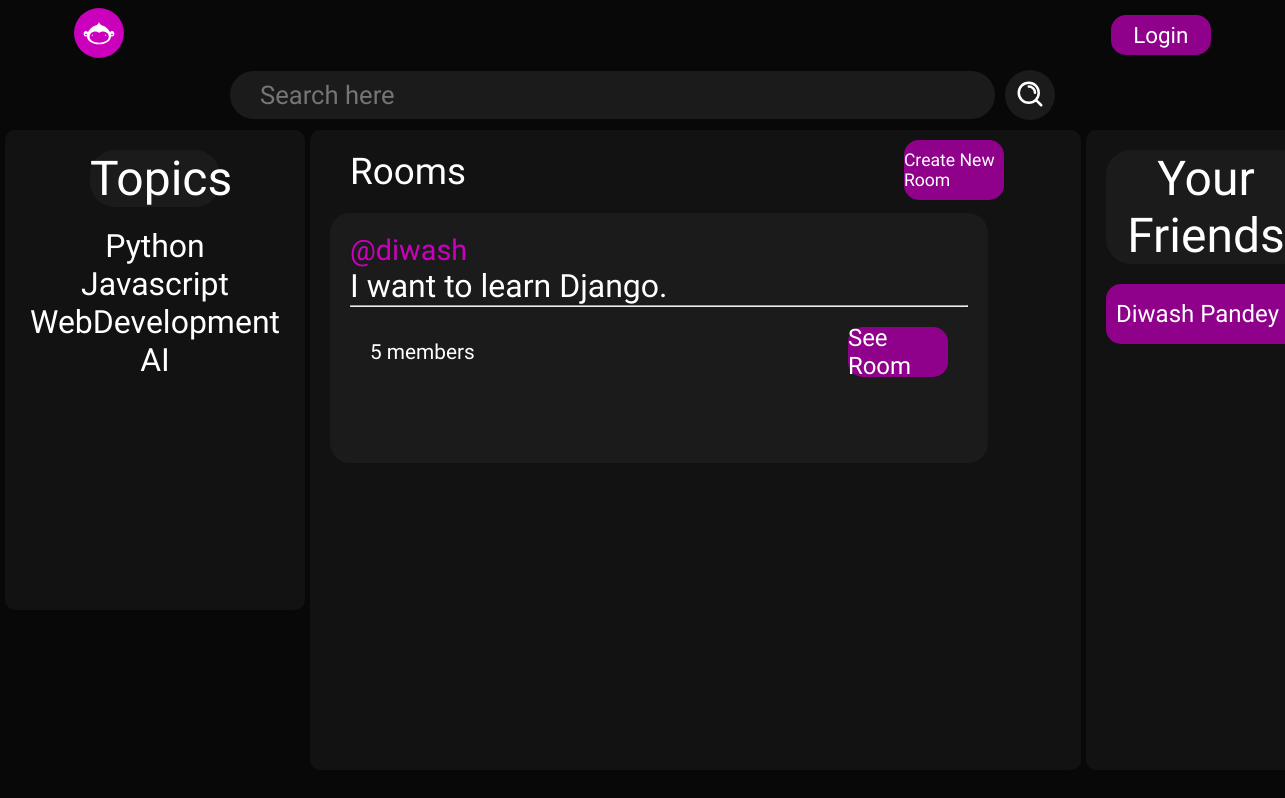
Before: / with the older database file.
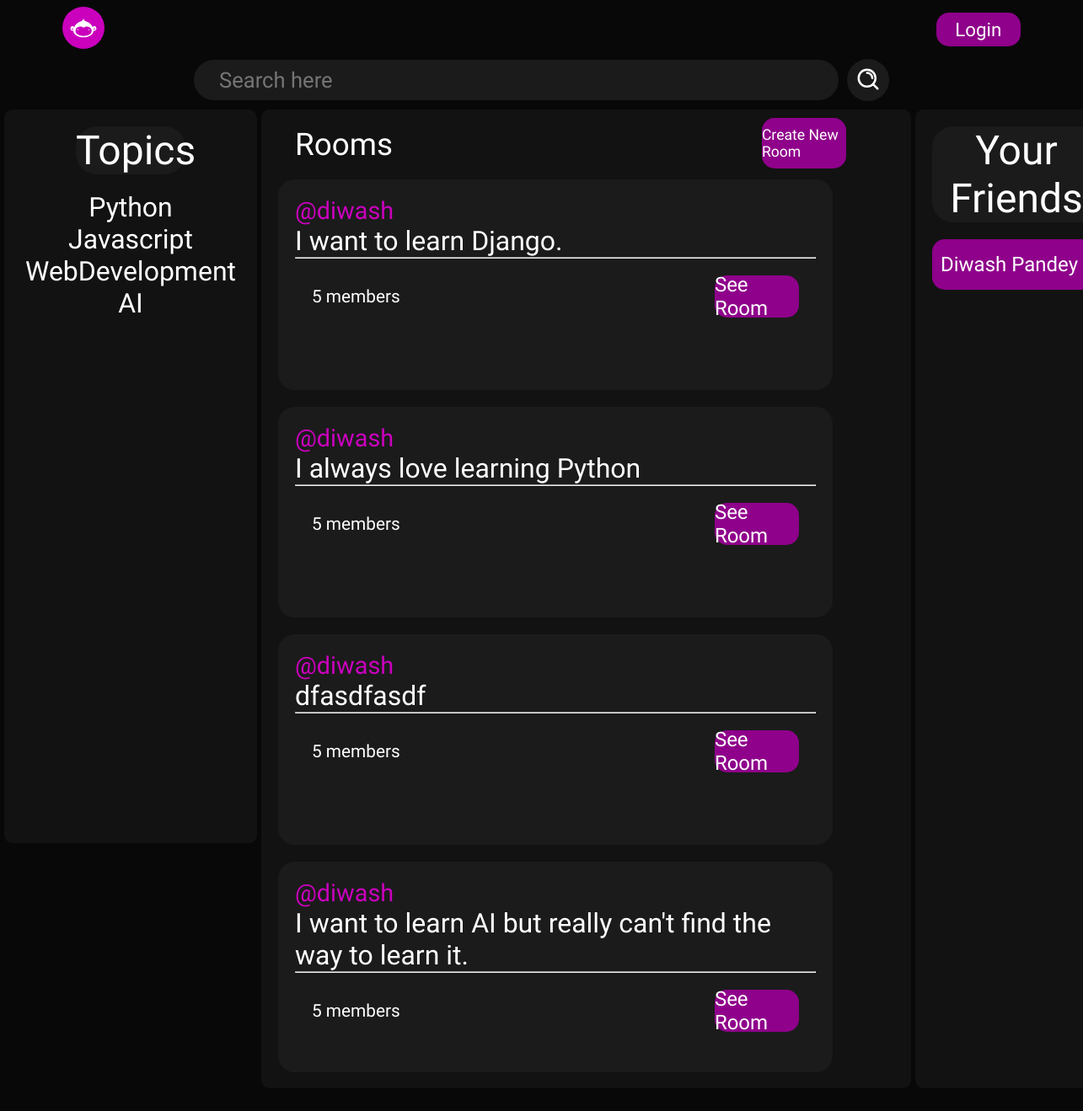
After: the same page with the newer database file.
### rooms/models.py (models this page shows, shortened)
class Topic(models.Model):
    topic = models.CharField(max_length = 40)

class Room(models.Model):
    topic = models.ForeignKey(Topic, on_delete = models.CASCADE)
    host = models.ForeignKey(User, on_delete = models.CASCADE, related_name="room_host")
    discription = models.TextField()
    members = models.ManyToManyField(User, related_name="room_members", null=True, blank = True)

### home/views.py (the view)
# urls.py: path('', views.gethomepage, name='homepage'),
def gethomepage(request):
    rooms = Room.objects.all()
    topics = Topic.objects.all()
    return render(request, 'home/home.html', {"rooms":rooms, "topics":topics})

### home/templates/home/home.html (shortened to what this page needs)
{% extends 'base.html' %}
{% load static %}
{% block stylesheet %}
<link rel="stylesheet" href="{% static 'css/home.css' %}" />
{% endblock %}
{% block content %}
{% include "header_with_search.html" %}
<main>
  <div class="topics_box">
    <h2>Topics</h2>
    <ul class="topics">
      {% for topic_name in topics %}
      <li>
        <a href="?={{ topic_name.topic }}">{{ topic_name.topic }}</a>
      </li>
      {% endfor %}
    </ul>
  </div>
  <div class="main_container">
    <h1>Rooms</h1>
    {% for room in rooms %}
    <div class="room_card">
      <a href="#" class="room_host">@{{ room.host.username }}</a>
      <p class="room_discription">{{ room.discription }}</p>
      <hr />
      <div class="room_card_footer">
        <p class="room_member_count">5 members</p>
        <a href="{% url 'roompage' room.id %}" class="see_room_button"
          >See Room</a
        >
      </div>
    </div>
    {% endfor %}
    <a href="{% url 'createroompage' %}" class="create_room_button center">Create New Room</a>
  </div>
  <div class="friends_box">
    <h2>Your Friends</h2>
    <ul class="friends_list">
      <li class="friend">Diwash Pandey</li>
    </ul>
  </div>
</main>
{% endblock %}

Changed rows visible on the page:
added Room: host.username "diwash", discription "I always love learning Python"
added Room: host.username "diwash", discription "dfasdfasdf"
added Room: host.username "diwash", discription "I want to learn AI but really can't find the way to learn it."
